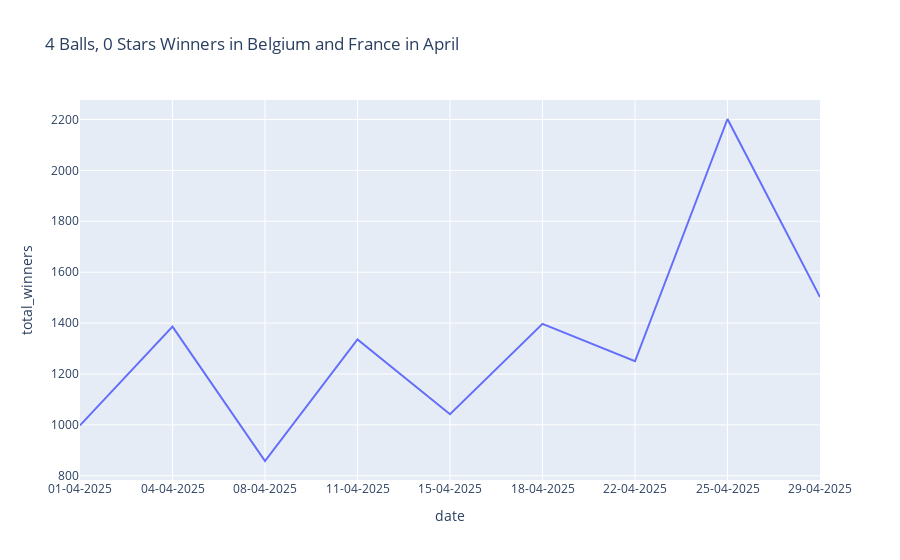

Write notebook code for a chart like this one.
### Code cell
# Create the line plot here (you may use matplotlib or plotly)
import plotly.express as px

fig = px.line(subset_df, x="date", y="total_winners", title="4 Balls, 0 Stars Winners in Belgium and France in April")
fig

### Figure 1 — Plotly figure (JSON) as saved in the notebook; plotly's stock layout.template omitted (floating-point values rounded to 4 significant figures)
{"data": [{"hovertemplate": "date=%{x}<br>total_winners=%{y}<extra></extra>", "legendgroup": "", "line": {"color": "#636efa", "dash": "solid"}, "marker": {"symbol": "circle"}, "mode": "lines", "name": "", "orientation": "v", "showlegend": false, "type": "scatter", "x": ["01-04-2025", "01-04-2025", "04-04-2025", "04-04-2025", "08-04-2025", "08-04-2025", "11-04-2025", "11-04-2025", "15-04-2025", "15-04-2025", "18-04-2025", "18-04-2025", "22-04-2025", "22-04-2025", "25-04-2025", "25-04-2025", "29-04-2025", "29-04-2025"], "xaxis": "x", "y": [998.0, 998.0, 1386.0, 1386.0, 858.0, 858.0, 1336.0, 1336.0, 1042.0, 1042.0, 1397.0, 1397.0, 1250.0, 1250.0, 2202.0, 2202.0, 1502.0, 1502.0], "yaxis": "y"}], "layout": {"legend": {"tracegroupgap": 0}, "title": {"text": "4 Balls, 0 Stars Winners in Belgium and France in April"}, "xaxis": {"anchor": "y", "domain": [0, 1], "title": {"text": "date"}}, "yaxis": {"anchor": "x", "domain": [0, 1], "title": {"text": "total_winners"}}}}
